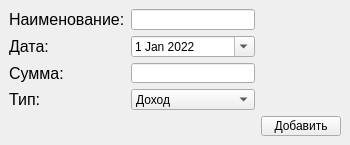
<?xml version="1.0" encoding="UTF-8"?>
<ui version="4.0">
 <class>ToolWindow</class>
 <widget class="QMainWindow" name="ToolWindow">
  <property name="geometry">
   <rect>
    <x>0</x>
    <y>0</y>
    <width>350</width>
    <height>145</height>
   </rect>
  </property>
  <property name="sizePolicy">
   <sizepolicy hsizetype="Fixed" vsizetype="Fixed">
    <horstretch>0</horstretch>
    <verstretch>0</verstretch>
   </sizepolicy>
  </property>
  <property name="minimumSize">
   <size>
    <width>350</width>
    <height>145</height>
   </size>
  </property>
  <property name="maximumSize">
   <size>
    <width>350</width>
    <height>145</height>
   </size>
  </property>
  <property name="windowTitle">
   <string>Добавить позицию</string>
  </property>
  <property name="windowIcon">
   <iconset>
    <normaloff>../../Pala/img/pala.ico</normaloff>../../Pala/img/pala.ico</iconset>
  </property>
  <widget class="QWidget" name="centralwidget">
   <layout class="QGridLayout" name="gridLayout">
    <item row="0" column="0">
     <widget class="QLabel" name="labelName">
      <property name="font">
       <font>
        <pointsize>12</pointsize>
       </font>
      </property>
      <property name="text">
       <string>Наименование:</string>
      </property>
     </widget>
    </item>
    <item row="0" column="1">
     <widget class="QLineEdit" name="editName"/>
    </item>
    <item row="1" column="0">
     <widget class="QLabel" name="labelDate">
      <property name="font">
       <font>
        <pointsize>12</pointsize>
       </font>
      </property>
      <property name="text">
       <string>Дата:</string>
      </property>
     </widget>
    </item>
    <item row="1" column="1">
     <widget class="QDateEdit" name="dateEdit">
      <property name="calendarPopup">
       <bool>true</bool>
      </property>
      <property name="date">
       <date>
        <year>2022</year>
        <month>1</month>
        <day>1</day>
       </date>
      </property>
     </widget>
    </item>
    <item row="2" column="0">
     <widget class="QLabel" name="labelAmount">
      <property name="font">
       <font>
        <pointsize>12</pointsize>
       </font>
      </property>
      <property name="text">
       <string>Сумма:</string>
      </property>
     </widget>
    </item>
    <item row="2" column="1">
     <widget class="QLineEdit" name="editAmount">
      <property name="clearButtonEnabled">
       <bool>false</bool>
      </property>
     </widget>
    </item>
    <item row="3" column="0">
     <widget class="QLabel" name="labelAmount_2">
      <property name="font">
       <font>
        <pointsize>12</pointsize>
       </font>
      </property>
      <property name="text">
       <string>Тип:</string>
      </property>
     </widget>
    </item>
    <item row="3" column="1">
     <widget class="QComboBox" name="comboBox">
      <item>
       <property name="text">
        <string>Доход</string>
       </property>
      </item>
      <item>
       <property name="text">
        <string>Расход</string>
       </property>
      </item>
     </widget>
    </item>
    <item row="4" column="2">
     <widget class="QPushButton" name="buttonSubmit">
      <property name="text">
       <string>Добавить</string>
      </property>
     </widget>
    </item>
   </layout>
  </widget>
 </widget>
 <resources/>
 <connections/>
</ui>
